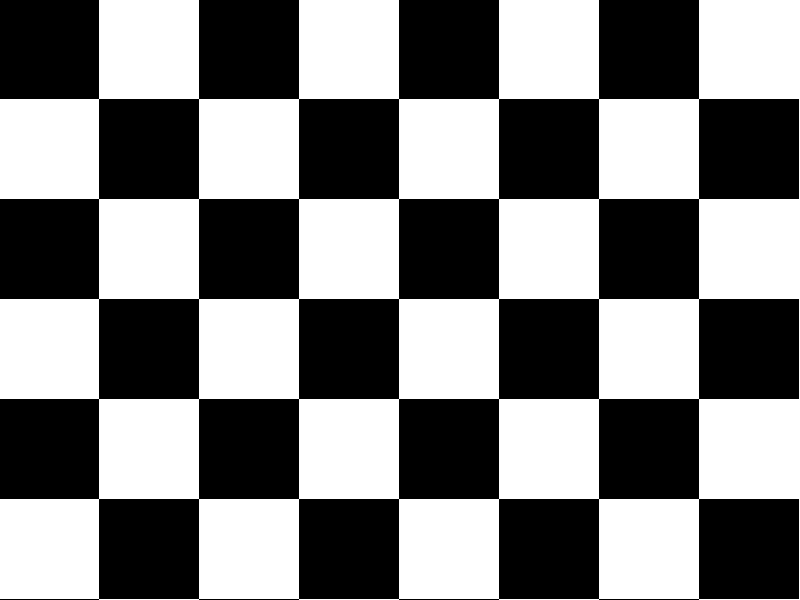
#> input picture opencv/imgs/board.png, 800 x 600 px
$ python frombytes.py
#> lines starting #> are read from the running program, lines starting #| are printed output that depends on the picture; after the words box and inside, x2 and y2 are one past the last pixel; in counts of white or black regions, pixels touching at a corner belong together
#!/usr/bin/env python

"""
This example shows how to convert bytearray into CV image.

1) shows that CV treats images as numpy arrays
2) construct a raw image using np
3) convert raw into bytes, then convert back to numpy array
4) display raw and img_from_rawbytes

Author: Zihan Chen
Date: 2018-10-01
"""


import numpy as np
import cv2


if __name__ == '__main__':
    # read an image as GRAYSCALE & introspect its type
    img = cv2.imread('../imgs/board.png', cv2.IMREAD_GRAYSCALE)
#> img: shape (600, 800); 50.1% white; 1 black region, box (x1, y1, x2, y2) and area: (0, 0, 799, 600) 239700
    print('img type: {} shape: {}  dtype: {}'.format(
        type(img).__name__, img.shape, img.dtype))
#| img type: ndarray shape: (600, 800)  dtype: uint8

    # manually construct a bytearray
    raw = np.zeros((400, 400), dtype=np.uint8)
    for r in range(10):
        for c in range(10):
            if (r + c) % 2 == 1:
                raw[r*40:r*40+40, c*40:c*40+40] = 255

    rawbytes = raw.tobytes()
    img_from_rawbytes = np.frombuffer(rawbytes, dtype=np.uint8).reshape((400, 400))

    # import ipdb; ipdb.set_trace()
    cv2.imshow('raw', raw)
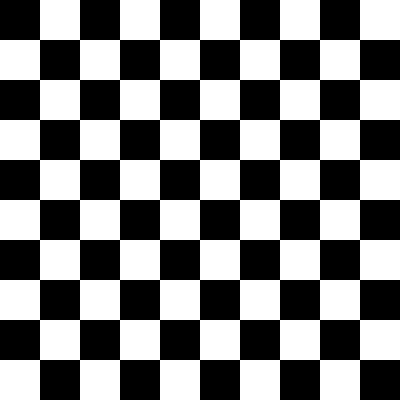
#> window 'raw': shape (400, 400); 50% white; 1 white region, box (x1, y1, x2, y2) and area: (0, 0, 400, 400) 80000
    cv2.imshow('from rawbytes', img_from_rawbytes)
    cv2.waitKey(0)
